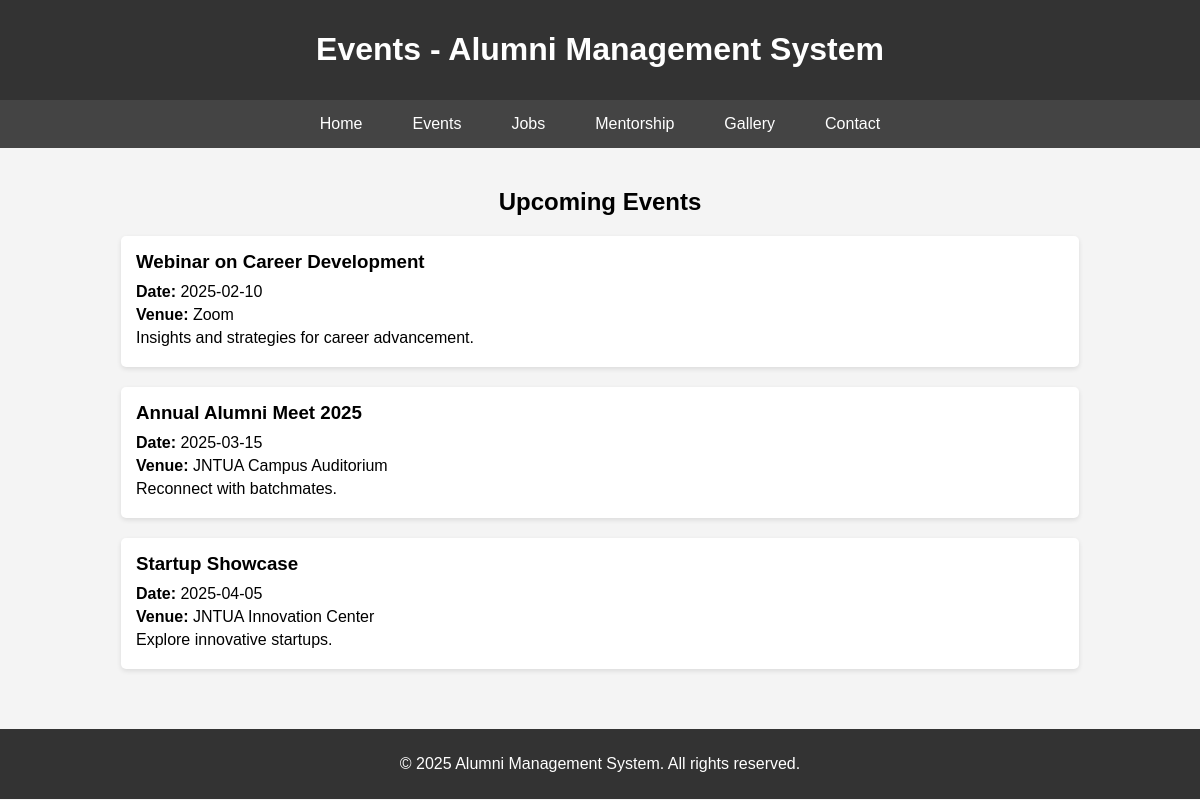
The app's page /events.php (signed in) with its own data.
### tables this page shows
CREATE TABLE IF NOT EXISTS events (
    id INT AUTO_INCREMENT PRIMARY KEY,
    title VARCHAR(255) NOT NULL,
    date DATE NOT NULL,
    description TEXT NOT NULL,
    venue VARCHAR(255) NOT NULL
);

### events.php (the view, shortened to what this page needs)
<?php
require_once 'db_connection.php';
$limit = 5;
$page = isset($_GET['page']) ? (int)$_GET['page'] : 1;
$offset = ($page - 1) * $limit;
?>
<!DOCTYPE html>
<html lang="en">
<head>
</head>
<body>
<header>
    <h1>Events - Alumni Management System</h1>
</header>
<nav>
    <a href="home.html">Home</a>
    <a href="events.php">Events</a>
    <a href="jobs.php">Jobs</a>
    <a href="mentorship.php">Mentorship</a>
    <a href="gallery2.php">Gallery</a>
    <a href="contact.php">Contact</a>
</nav>
<main>
    <h2>Upcoming Events</h2>
    <?php
    $stmt = $conn->prepare("SELECT * FROM events ORDER BY date ASC LIMIT ?, ?");
    $stmt->bind_param("ii", $offset, $limit);
    $stmt->execute();
    $result = $stmt->get_result();
    if ($result->num_rows > 0) {
        while ($row = $result->fetch_assoc()) {
            echo '<div class="event">';
            echo '<h3>' . htmlspecialchars($row['title']) . '</h3>';
            echo '<p><strong>Date:</strong> ' . htmlspecialchars($row['date']) . '</p>';
            echo '<p><strong>Venue:</strong> ' . htmlspecialchars($row['venue']) . '</p>';
            echo '<p>' . htmlspecialchars($row['description']) . '</p>';
            echo '</div>';
        }
    } else {
        echo '<p>No events found.</p>';
    }
    ?>
</main>
<footer>
    <p>&copy; 2025 Alumni Management System. All rights reserved.</p>
</footer>
</body>
</html>

### events.php (style rules this page uses)
body { font-family: Arial, sans-serif; margin:0; padding:0; background:#f4f4f4; }
header { background:#333; color:#fff; padding:10px 0; text-align:center; }
nav { display:flex; justify-content:center; background:#444; padding:10px; }
nav a { color:white; text-decoration:none; margin:0 15px; padding:5px 10px; }
main { padding:20px; text-align:center; }
.event { background:white; padding:15px; border-radius:5px; box-shadow:0 2px 5px rgba(0,0,0,0.1); margin:20px auto; width:80%; text-align:left; }
.event h3 { margin:0 0 10px; }
.event p { margin:5px 0; }
footer { background:#333; color:#fff; text-align:center; padding:10px 0; margin-top:20px; }

### records on screen
events: title "Webinar on Career Development", date "2025-02-10", venue "Zoom", description "Insights and strategies for career advancement."
events: title "Annual Alumni Meet 2025", date "2025-03-15", venue "JNTUA Campus Auditorium", description "Reconnect with batchmates."
events: title "Startup Showcase", date "2025-04-05", venue "JNTUA Innovation Center", description "Explore innovative startups."
